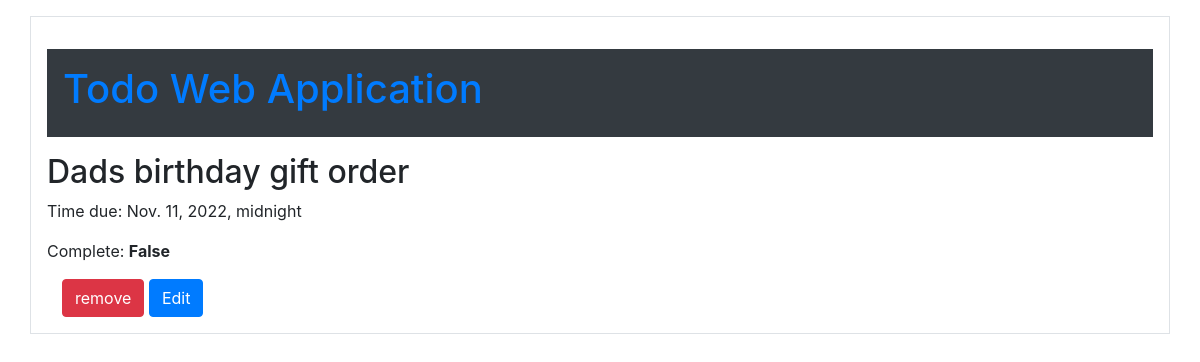
The app's page /5/ with its own data.
### todo_app/models.py (models this page shows, shortened)
class Task(models.Model):
    title = models.CharField(max_length=140)
    is_completed = models.BooleanField()
    time_due = models.DateTimeField()
    def task_expired(self):
        now = timezone.now()
        if self.time_due - now <= datetime.timedelta(
            weeks=0, days=0, hours=0, minutes=0, seconds=0, milliseconds=0
        ):
            return True

### todo_app/views.py (the view)
# urls.py: path("<int:pk>/", TaskDetailView.as_view(), name="task_detail"),
class TaskDetailView(DetailView):
    model = Task
    template_name = "task_detail.html"

### templates/task_detail.html (shortened to what this page needs)
{% extends 'base.html' %}
{% block content %}
<h2>{{ object.title }}</h2>
{% if not object.is_completed %}
  {% if object.task_expired %}
    <p><strong>Task time expired!</strong></p>
    <p><strong>Update task details to specify completion.</strong></p>
    <br>
    <p>Complete: <strong>{{ object.is_completed }}</strong></p>
    <div class="col"><a href="{% url 'task_delete' task.pk %}"><button class="btn btn-danger" type="submit">remove</button></a>
      <a href="{% url 'task_edit' task.pk %}"><button class="btn btn-primary" type="submit">Edit</button></a>
    </div>
  {% else %}
      <p>Time due: {{ object.time_due }}</p>
      <p>Complete: <strong>{{ object.is_completed }}</strong></p>
      <div class="col"><a href="{% url 'task_delete' task.pk %}"><button class="btn btn-danger" type="submit">remove</button></a>
        <a href="{% url 'task_edit' task.pk %}"><button class="btn btn-primary" type="submit">Edit</button></a>
      </div>
  {% endif %}
{% endif %}
{% endblock content %}

### records on screen
Task: title "Dads birthday gift order", time_due "Nov. 11, 2022, midnight", is_completed "False"
